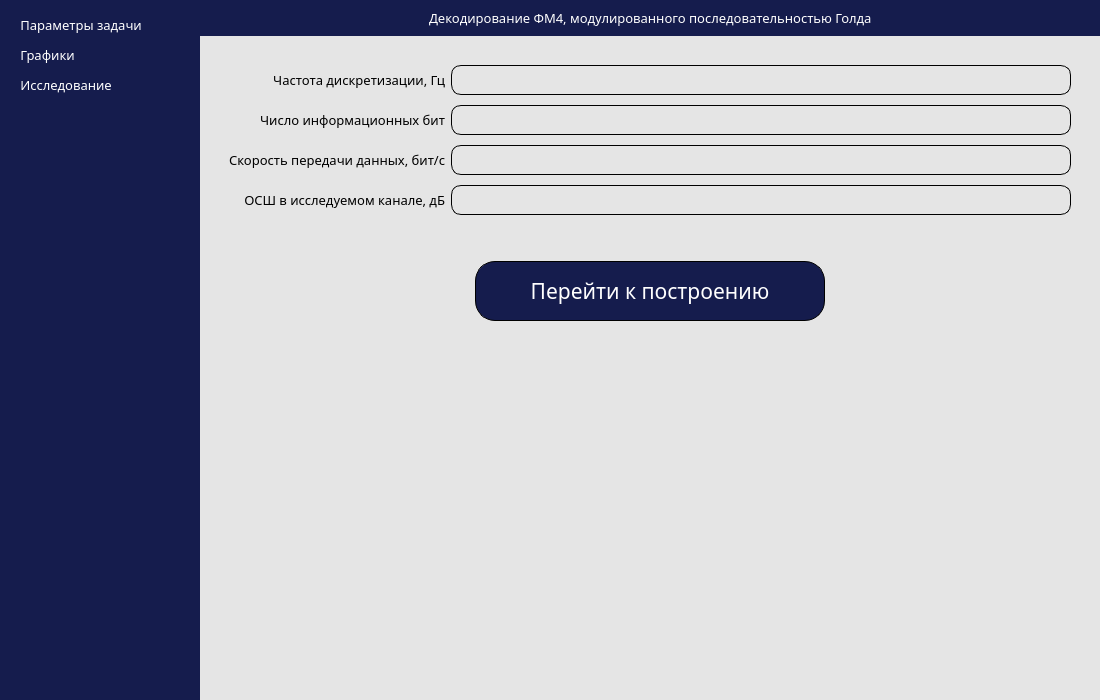
<?xml version="1.0" encoding="UTF-8"?>
<ui version="4.0">
 <class>MainWindow</class>
 <widget class="QMainWindow" name="MainWindow">
  <property name="enabled">
   <bool>true</bool>
  </property>
  <property name="geometry">
   <rect>
    <x>0</x>
    <y>0</y>
    <width>1100</width>
    <height>700</height>
   </rect>
  </property>
  <property name="minimumSize">
   <size>
    <width>1100</width>
    <height>700</height>
   </size>
  </property>
  <property name="contextMenuPolicy">
   <enum>Qt::DefaultContextMenu</enum>
  </property>
  <property name="windowTitle">
   <string>MainWindow</string>
  </property>
  <property name="styleSheet">
   <string notr="true">background-color: rgb(240, 240, 240);</string>
  </property>
  <property name="toolButtonStyle">
   <enum>Qt::ToolButtonTextBesideIcon</enum>
  </property>
  <property name="animated">
   <bool>true</bool>
  </property>
  <property name="documentMode">
   <bool>false</bool>
  </property>
  <property name="dockNestingEnabled">
   <bool>false</bool>
  </property>
  <property name="unifiedTitleAndToolBarOnMac">
   <bool>false</bool>
  </property>
  <widget class="QWidget" name="centralwidget">
   <property name="styleSheet">
    <string notr="true">border: none;</string>
   </property>
   <layout class="QHBoxLayout" name="horizontalLayout">
    <property name="spacing">
     <number>0</number>
    </property>
    <property name="leftMargin">
     <number>0</number>
    </property>
    <property name="topMargin">
     <number>0</number>
    </property>
    <property name="rightMargin">
     <number>0</number>
    </property>
    <property name="bottomMargin">
     <number>0</number>
    </property>
    <item>
     <widget class="QFrame" name="side_menu_container">
      <property name="minimumSize">
       <size>
        <width>0</width>
        <height>0</height>
       </size>
      </property>
      <property name="maximumSize">
       <size>
        <width>200</width>
        <height>16777215</height>
       </size>
      </property>
      <property name="styleSheet">
       <string notr="true">background-color: rgb(21, 28, 77);
border: none;</string>
      </property>
      <property name="frameShape">
       <enum>QFrame::StyledPanel</enum>
      </property>
      <property name="frameShadow">
       <enum>QFrame::Raised</enum>
      </property>
      <layout class="QVBoxLayout" name="verticalLayout_2">
       <property name="spacing">
        <number>0</number>
       </property>
       <property name="leftMargin">
        <number>0</number>
       </property>
       <property name="topMargin">
        <number>0</number>
       </property>
       <property name="rightMargin">
        <number>0</number>
       </property>
       <property name="bottomMargin">
        <number>0</number>
       </property>
       <item>
        <widget class="QFrame" name="side_menu">
         <property name="minimumSize">
          <size>
           <width>200</width>
           <height>0</height>
          </size>
         </property>
         <property name="styleSheet">
          <string notr="true"/>
         </property>
         <property name="frameShape">
          <enum>QFrame::StyledPanel</enum>
         </property>
         <property name="frameShadow">
          <enum>QFrame::Raised</enum>
         </property>
         <layout class="QVBoxLayout" name="verticalLayout_6">
          <property name="spacing">
           <number>0</number>
          </property>
          <property name="leftMargin">
           <number>0</number>
          </property>
          <property name="topMargin">
           <number>0</number>
          </property>
          <property name="rightMargin">
           <number>0</number>
          </property>
          <property name="bottomMargin">
           <number>0</number>
          </property>
          <item>
           <widget class="QFrame" name="buttons_frame">
            <property name="sizePolicy">
             <sizepolicy hsizetype="Preferred" vsizetype="Expanding">
              <horstretch>0</horstretch>
              <verstretch>0</verstretch>
             </sizepolicy>
            </property>
            <property name="frameShape">
             <enum>QFrame::NoFrame</enum>
            </property>
            <property name="frameShadow">
             <enum>QFrame::Plain</enum>
            </property>
            <layout class="QVBoxLayout" name="verticalLayout_7">
             <property name="spacing">
              <number>0</number>
             </property>
             <property name="leftMargin">
              <number>10</number>
             </property>
             <property name="topMargin">
              <number>0</number>
             </property>
             <property name="rightMargin">
              <number>0</number>
             </property>
             <property name="bottomMargin">
              <number>0</number>
             </property>
             <item>
              <spacer name="verticalSpacer_2">
               <property name="orientation">
                <enum>Qt::Vertical</enum>
               </property>
               <property name="sizeType">
                <enum>QSizePolicy::Fixed</enum>
               </property>
               <property name="sizeHint" stdset="0">
                <size>
                 <width>20</width>
                 <height>10</height>
                </size>
               </property>
              </spacer>
             </item>
             <item alignment="Qt::AlignLeft">
              <widget class="QPushButton" name="open_parameters_page_button">
               <property name="minimumSize">
                <size>
                 <width>0</width>
                 <height>30</height>
                </size>
               </property>
               <property name="font">
                <font>
                 <family>Century Gothic</family>
                 <pointsize>10</pointsize>
                 <weight>50</weight>
                 <bold>false</bold>
                </font>
               </property>
               <property name="styleSheet">
                <string notr="true">color: rgb(255, 255, 255);</string>
               </property>
               <property name="text">
                <string>   Параметры задачи</string>
               </property>
               <property name="icon">
                <iconset>
                 <normaloff>../icons/settings.png</normaloff>../icons/settings.png</iconset>
               </property>
               <property name="iconSize">
                <size>
                 <width>30</width>
                 <height>30</height>
                </size>
               </property>
              </widget>
             </item>
             <item alignment="Qt::AlignLeft">
              <widget class="QPushButton" name="open_main_page_button">
               <property name="minimumSize">
                <size>
                 <width>0</width>
                 <height>30</height>
                </size>
               </property>
               <property name="font">
                <font>
                 <family>Century Gothic</family>
                 <pointsize>10</pointsize>
                 <weight>50</weight>
                 <bold>false</bold>
                </font>
               </property>
               <property name="styleSheet">
                <string notr="true">color: rgb(255, 255, 255);</string>
               </property>
               <property name="text">
                <string>   Графики</string>
               </property>
               <property name="icon">
                <iconset>
                 <normaloff>../icons/main_graphs.png</normaloff>../icons/main_graphs.png</iconset>
               </property>
               <property name="iconSize">
                <size>
                 <width>30</width>
                 <height>30</height>
                </size>
               </property>
              </widget>
             </item>
             <item alignment="Qt::AlignLeft">
              <widget class="QPushButton" name="open_research_page_button">
               <property name="minimumSize">
                <size>
                 <width>0</width>
                 <height>30</height>
                </size>
               </property>
               <property name="font">
                <font>
                 <family>Century Gothic</family>
                 <pointsize>10</pointsize>
                 <weight>50</weight>
                 <bold>false</bold>
                </font>
               </property>
               <property name="styleSheet">
                <string notr="true">color: rgb(255, 255, 255);</string>
               </property>
               <property name="text">
                <string>   Исследование</string>
               </property>
               <property name="icon">
                <iconset>
                 <normaloff>../icons/research.png</normaloff>../icons/research.png</iconset>
               </property>
               <property name="iconSize">
                <size>
                 <width>30</width>
                 <height>30</height>
                </size>
               </property>
              </widget>
             </item>
             <item>
              <spacer name="verticalSpacer">
               <property name="orientation">
                <enum>Qt::Vertical</enum>
               </property>
               <property name="sizeHint" stdset="0">
                <size>
                 <width>20</width>
                 <height>40</height>
                </size>
               </property>
              </spacer>
             </item>
            </layout>
           </widget>
          </item>
         </layout>
        </widget>
       </item>
      </layout>
     </widget>
    </item>
    <item>
     <widget class="QFrame" name="main_container">
      <property name="styleSheet">
       <string notr="true">background-color: rgb(229, 229, 229);</string>
      </property>
      <property name="frameShape">
       <enum>QFrame::StyledPanel</enum>
      </property>
      <property name="frameShadow">
       <enum>QFrame::Raised</enum>
      </property>
      <layout class="QVBoxLayout" name="verticalLayout">
       <property name="spacing">
        <number>0</number>
       </property>
       <property name="leftMargin">
        <number>0</number>
       </property>
       <property name="topMargin">
        <number>0</number>
       </property>
       <property name="rightMargin">
        <number>0</number>
       </property>
       <property name="bottomMargin">
        <number>0</number>
       </property>
       <item alignment="Qt::AlignTop">
        <widget class="QFrame" name="header_container">
         <property name="styleSheet">
          <string notr="true">background-color: rgb(21, 28, 77);
border: none;</string>
         </property>
         <property name="frameShape">
          <enum>QFrame::NoFrame</enum>
         </property>
         <property name="frameShadow">
          <enum>QFrame::Raised</enum>
         </property>
         <layout class="QHBoxLayout" name="horizontalLayout_2">
          <property name="spacing">
           <number>0</number>
          </property>
          <property name="leftMargin">
           <number>0</number>
          </property>
          <property name="topMargin">
           <number>0</number>
          </property>
          <property name="rightMargin">
           <number>0</number>
          </property>
          <property name="bottomMargin">
           <number>0</number>
          </property>
          <item alignment="Qt::AlignLeft|Qt::AlignTop">
           <widget class="QFrame" name="side_menu_button_frame">
            <property name="styleSheet">
             <string notr="true">border: none;</string>
            </property>
            <property name="frameShape">
             <enum>QFrame::StyledPanel</enum>
            </property>
            <property name="frameShadow">
             <enum>QFrame::Raised</enum>
            </property>
            <layout class="QVBoxLayout" name="verticalLayout_3">
             <property name="spacing">
              <number>0</number>
             </property>
             <property name="leftMargin">
              <number>0</number>
             </property>
             <property name="topMargin">
              <number>0</number>
             </property>
             <property name="rightMargin">
              <number>0</number>
             </property>
             <property name="bottomMargin">
              <number>0</number>
             </property>
             <item>
              <widget class="QPushButton" name="side_menu_button">
               <property name="text">
                <string/>
               </property>
               <property name="icon">
                <iconset>
                 <normaloff>../icons/back_menu.png</normaloff>../icons/back_menu.png</iconset>
               </property>
               <property name="iconSize">
                <size>
                 <width>30</width>
                 <height>30</height>
                </size>
               </property>
              </widget>
             </item>
            </layout>
           </widget>
          </item>
          <item>
           <widget class="QFrame" name="title_frame">
            <property name="frameShape">
             <enum>QFrame::StyledPanel</enum>
            </property>
            <property name="frameShadow">
             <enum>QFrame::Raised</enum>
            </property>
            <layout class="QHBoxLayout" name="horizontalLayout_3">
             <item alignment="Qt::AlignHCenter">
              <widget class="QLabel" name="label_4">
               <property name="font">
                <font>
                 <family>Century Gothic</family>
                 <pointsize>10</pointsize>
                </font>
               </property>
               <property name="styleSheet">
                <string notr="true">color: rgb(255, 255, 255);</string>
               </property>
               <property name="text">
                <string>Декодирование ФМ4, модулированного последовательностью Голда</string>
               </property>
              </widget>
             </item>
            </layout>
           </widget>
          </item>
          <item alignment="Qt::AlignRight|Qt::AlignTop">
           <widget class="QFrame" name="window_buttons_frame">
            <property name="styleSheet">
             <string notr="true">border: none;</string>
            </property>
            <property name="frameShape">
             <enum>QFrame::StyledPanel</enum>
            </property>
            <property name="frameShadow">
             <enum>QFrame::Raised</enum>
            </property>
            <layout class="QHBoxLayout" name="horizontalLayout_4">
             <property name="spacing">
              <number>0</number>
             </property>
             <property name="leftMargin">
              <number>0</number>
             </property>
             <property name="topMargin">
              <number>0</number>
             </property>
             <property name="rightMargin">
              <number>0</number>
             </property>
             <property name="bottomMargin">
              <number>0</number>
             </property>
             <item>
              <widget class="QPushButton" name="minimized_button">
               <property name="text">
                <string/>
               </property>
               <property name="icon">
                <iconset>
                 <normaloff>../icons/minimize_button.png</normaloff>../icons/minimize_button.png</iconset>
               </property>
               <property name="iconSize">
                <size>
                 <width>30</width>
                 <height>30</height>
                </size>
               </property>
              </widget>
             </item>
             <item>
              <widget class="QPushButton" name="maximized_button">
               <property name="text">
                <string/>
               </property>
               <property name="icon">
                <iconset>
                 <normaloff>../icons/maximize_button.png</normaloff>../icons/maximize_button.png</iconset>
               </property>
               <property name="iconSize">
                <size>
                 <width>30</width>
                 <height>30</height>
                </size>
               </property>
              </widget>
             </item>
             <item>
              <widget class="QPushButton" name="close_button">
               <property name="text">
                <string/>
               </property>
               <property name="icon">
                <iconset>
                 <normaloff>../icons/close_button.png</normaloff>../icons/close_button.png</iconset>
               </property>
               <property name="iconSize">
                <size>
                 <width>30</width>
                 <height>30</height>
                </size>
               </property>
              </widget>
             </item>
            </layout>
           </widget>
          </item>
         </layout>
        </widget>
       </item>
       <item>
        <widget class="QFrame" name="main_frame_container">
         <property name="sizePolicy">
          <sizepolicy hsizetype="Preferred" vsizetype="Expanding">
           <horstretch>0</horstretch>
           <verstretch>0</verstretch>
          </sizepolicy>
         </property>
         <property name="frameShape">
          <enum>QFrame::StyledPanel</enum>
         </property>
         <property name="frameShadow">
          <enum>QFrame::Raised</enum>
         </property>
         <layout class="QVBoxLayout" name="verticalLayout_5">
          <property name="spacing">
           <number>0</number>
          </property>
          <property name="leftMargin">
           <number>0</number>
          </property>
          <property name="topMargin">
           <number>0</number>
          </property>
          <property name="rightMargin">
           <number>0</number>
          </property>
          <property name="bottomMargin">
           <number>0</number>
          </property>
          <item>
           <widget class="QStackedWidget" name="stacked_widget">
            <property name="sizePolicy">
             <sizepolicy hsizetype="Preferred" vsizetype="Minimum">
              <horstretch>0</horstretch>
              <verstretch>0</verstretch>
             </sizepolicy>
            </property>
            <property name="styleSheet">
             <string notr="true"/>
            </property>
            <property name="currentIndex">
             <number>0</number>
            </property>
            <widget class="QWidget" name="parameters_page">
             <layout class="QFormLayout" name="formLayout">
              <item row="0" column="0">
               <widget class="QFrame" name="names_container">
                <property name="frameShape">
                 <enum>QFrame::StyledPanel</enum>
                </property>
                <property name="frameShadow">
                 <enum>QFrame::Raised</enum>
                </property>
                <layout class="QVBoxLayout" name="verticalLayout_8" stretch="0,0,0,0">
                 <property name="spacing">
                  <number>10</number>
                 </property>
                 <property name="sizeConstraint">
                  <enum>QLayout::SetMaximumSize</enum>
                 </property>
                 <property name="leftMargin">
                  <number>20</number>
                 </property>
                 <property name="topMargin">
                  <number>20</number>
                 </property>
                 <property name="rightMargin">
                  <number>0</number>
                 </property>
                 <property name="bottomMargin">
                  <number>0</number>
                 </property>
                 <item>
                  <widget class="QLabel" name="label_2">
                   <property name="minimumSize">
                    <size>
                     <width>0</width>
                     <height>30</height>
                    </size>
                   </property>
                   <property name="font">
                    <font>
                     <family>Century Gothic</family>
                     <pointsize>10</pointsize>
                     <weight>50</weight>
                     <bold>false</bold>
                    </font>
                   </property>
                   <property name="text">
                    <string>Частота дискретизации, Гц</string>
                   </property>
                   <property name="alignment">
                    <set>Qt::AlignRight|Qt::AlignTrailing|Qt::AlignVCenter</set>
                   </property>
                  </widget>
                 </item>
                 <item>
                  <widget class="QLabel" name="label_5">
                   <property name="minimumSize">
                    <size>
                     <width>0</width>
                     <height>30</height>
                    </size>
                   </property>
                   <property name="font">
                    <font>
                     <family>Century Gothic</family>
                     <pointsize>10</pointsize>
                     <weight>50</weight>
                     <bold>false</bold>
                    </font>
                   </property>
                   <property name="text">
                    <string>Число информационных бит</string>
                   </property>
                   <property name="alignment">
                    <set>Qt::AlignRight|Qt::AlignTrailing|Qt::AlignVCenter</set>
                   </property>
                  </widget>
                 </item>
                 <item>
                  <widget class="QLabel" name="label_6">
                   <property name="minimumSize">
                    <size>
                     <width>0</width>
                     <height>30</height>
                    </size>
                   </property>
                   <property name="font">
                    <font>
                     <family>Century Gothic</family>
                     <pointsize>10</pointsize>
                     <weight>50</weight>
                     <bold>false</bold>
                    </font>
                   </property>
                   <property name="text">
                    <string>Скорость передачи данных, бит/с</string>
                   </property>
                   <property name="alignment">
                    <set>Qt::AlignRight|Qt::AlignTrailing|Qt::AlignVCenter</set>
                   </property>
                  </widget>
                 </item>
                 <item>
                  <widget class="QLabel" name="label_9">
                   <property name="minimumSize">
                    <size>
                     <width>0</width>
                     <height>30</height>
                    </size>
                   </property>
                   <property name="font">
                    <font>
                     <family>Century Gothic</family>
                     <pointsize>10</pointsize>
                     <weight>50</weight>
                     <bold>false</bold>
                    </font>
                   </property>
                   <property name="text">
                    <string>ОСШ в исследуемом канале, дБ</string>
                   </property>
                   <property name="alignment">
                    <set>Qt::AlignRight|Qt::AlignTrailing|Qt::AlignVCenter</set>
                   </property>
                  </widget>
                 </item>
                </layout>
               </widget>
              </item>
              <item row="0" column="1">
               <widget class="QFrame" name="edit_container">
                <property name="styleSheet">
                 <string notr="true"/>
                </property>
                <property name="frameShape">
                 <enum>QFrame::StyledPanel</enum>
                </property>
                <property name="frameShadow">
                 <enum>QFrame::Raised</enum>
                </property>
                <layout class="QVBoxLayout" name="verticalLayout_12">
                 <property name="spacing">
                  <number>10</number>
                 </property>
                 <property name="sizeConstraint">
                  <enum>QLayout::SetMaximumSize</enum>
                 </property>
                 <property name="leftMargin">
                  <number>0</number>
                 </property>
                 <property name="topMargin">
                  <number>20</number>
                 </property>
                 <property name="rightMargin">
                  <number>20</number>
                 </property>
                 <property name="bottomMargin">
                  <number>0</number>
                 </property>
                 <item>
                  <widget class="QLineEdit" name="sampling_rate_edit">
                   <property name="minimumSize">
                    <size>
                     <width>0</width>
                     <height>30</height>
                    </size>
                   </property>
                   <property name="font">
                    <font>
                     <family>Century Gothic</family>
                     <pointsize>10</pointsize>
                     <weight>50</weight>
                     <bold>false</bold>
                    </font>
                   </property>
                   <property name="styleSheet">
                    <string notr="true">border: 1px solid black;
border-radius: 10px;</string>
                   </property>
                   <property name="alignment">
                    <set>Qt::AlignCenter</set>
                   </property>
                  </widget>
                 </item>
                 <item>
                  <widget class="QLineEdit" name="bits_count_edit">
                   <property name="minimumSize">
                    <size>
                     <width>0</width>
                     <height>30</height>
                    </size>
                   </property>
                   <property name="font">
                    <font>
                     <family>Century Gothic</family>
                     <pointsize>10</pointsize>
                     <weight>50</weight>
                     <bold>false</bold>
                    </font>
                   </property>
                   <property name="styleSheet">
                    <string notr="true">border: 1px solid black;
border-radius: 10px;</string>
                   </property>
                   <property name="alignment">
                    <set>Qt::AlignCenter</set>
                   </property>
                  </widget>
                 </item>
                 <item>
                  <widget class="QLineEdit" name="bits_per_second_edit">
                   <property name="minimumSize">
                    <size>
                     <width>0</width>
                     <height>30</height>
                    </size>
                   </property>
                   <property name="font">
                    <font>
                     <family>Century Gothic</family>
                     <pointsize>10</pointsize>
                     <weight>50</weight>
                     <bold>false</bold>
                    </font>
                   </property>
                   <property name="styleSheet">
                    <string notr="true">border: 1px solid black;
border-radius: 10px;</string>
                   </property>
                   <property name="frame">
                    <bool>true</bool>
                   </property>
                   <property name="alignment">
                    <set>Qt::AlignCenter</set>
                   </property>
                   <property name="placeholderText">
                    <string/>
                   </property>
                  </widget>
                 </item>
                 <item>
                  <widget class="QLineEdit" name="snr_edit">
                   <property name="minimumSize">
                    <size>
                     <width>0</width>
                     <height>30</height>
                    </size>
                   </property>
                   <property name="font">
                    <font>
                     <family>Century Gothic</family>
                     <pointsize>10</pointsize>
                     <weight>50</weight>
                     <bold>false</bold>
                    </font>
                   </property>
                   <property name="styleSheet">
                    <string notr="true">border: 1px solid black;
border-radius: 10px;</string>
                   </property>
                   <property name="alignment">
                    <set>Qt::AlignCenter</set>
                   </property>
                  </widget>
                 </item>
                </layout>
               </widget>
              </item>
              <item row="2" column="0" colspan="2">
               <widget class="QFrame" name="start_button_container">
                <property name="sizePolicy">
                 <sizepolicy hsizetype="Preferred" vsizetype="Expanding">
                  <horstretch>0</horstretch>
                  <verstretch>0</verstretch>
                 </sizepolicy>
                </property>
                <property name="frameShape">
                 <enum>QFrame::StyledPanel</enum>
                </property>
                <property name="frameShadow">
                 <enum>QFrame::Raised</enum>
                </property>
                <layout class="QVBoxLayout" name="verticalLayout_14" stretch="0">
                 <property name="spacing">
                  <number>0</number>
                 </property>
                 <property name="leftMargin">
                  <number>0</number>
                 </property>
                 <property name="topMargin">
                  <number>40</number>
                 </property>
                 <property name="rightMargin">
                  <number>0</number>
                 </property>
                 <property name="bottomMargin">
                  <number>0</number>
                 </property>
                 <item alignment="Qt::AlignHCenter|Qt::AlignTop">
                  <widget class="QPushButton" name="start_calc_button">
                   <property name="minimumSize">
                    <size>
                     <width>350</width>
                     <height>60</height>
                    </size>
                   </property>
                   <property name="maximumSize">
                    <size>
                     <width>200</width>
                     <height>40</height>
                    </size>
                   </property>
                   <property name="font">
                    <font>
                     <family>Century Gothic</family>
                     <pointsize>16</pointsize>
                    </font>
                   </property>
                   <property name="styleSheet">
                    <string notr="true">background-color: rgb(21, 28, 77);
color: rgb(255, 255, 255);
border: 1px solid black;
border-radius: 20px;</string>
                   </property>
                   <property name="text">
                    <string>Перейти к построению</string>
                   </property>
                   <property name="icon">
                    <iconset>
                     <normaloff>../icons/start.png</normaloff>../icons/start.png</iconset>
                   </property>
                   <property name="iconSize">
                    <size>
                     <width>30</width>
                     <height>30</height>
                    </size>
                   </property>
                  </widget>
                 </item>
                </layout>
               </widget>
              </item>
             </layout>
            </widget>
            <widget class="QWidget" name="main_page">
             <layout class="QVBoxLayout" name="verticalLayout_15">
              <item>
               <widget class="QFrame" name="plots_frame">
                <property name="sizePolicy">
                 <sizepolicy hsizetype="Preferred" vsizetype="Expanding">
                  <horstretch>0</horstretch>
                  <verstretch>0</verstretch>
                 </sizepolicy>
                </property>
                <property name="styleSheet">
                 <string notr="true">border: 1px solid black;
border-radius: 20px;</string>
                </property>
                <property name="frameShape">
                 <enum>QFrame::StyledPanel</enum>
                </property>
                <property name="frameShadow">
                 <enum>QFrame::Raised</enum>
                </property>
                <layout class="QVBoxLayout" name="verticalLayout_9">
                 <property name="spacing">
                  <number>0</number>
                 </property>
                 <property name="leftMargin">
                  <number>0</number>
                 </property>
                 <property name="topMargin">
                  <number>0</number>
                 </property>
                 <property name="rightMargin">
                  <number>0</number>
                 </property>
                 <property name="bottomMargin">
                  <number>0</number>
                 </property>
                 <item>
                  <layout class="QVBoxLayout" name="verticalLayout_16">
                   <property name="spacing">
                    <number>0</number>
                   </property>
                  </layout>
                 </item>
                </layout>
               </widget>
              </item>
              <item>
               <widget class="QFrame" name="button_frame">
                <property name="styleSheet">
                 <string notr="true"/>
                </property>
                <property name="frameShape">
                 <enum>QFrame::StyledPanel</enum>
                </property>
                <property name="frameShadow">
                 <enum>QFrame::Raised</enum>
                </property>
                <layout class="QVBoxLayout" name="verticalLayout_11">
                 <property name="spacing">
                  <number>0</number>
                 </property>
                 <property name="leftMargin">
                  <number>0</number>
                 </property>
                 <property name="topMargin">
                  <number>0</number>
                 </property>
                 <property name="rightMargin">
                  <number>0</number>
                 </property>
                 <property name="bottomMargin">
                  <number>0</number>
                 </property>
                 <item alignment="Qt::AlignHCenter">
                  <widget class="QPushButton" name="draw_button">
                   <property name="sizePolicy">
                    <sizepolicy hsizetype="Minimum" vsizetype="Preferred">
                     <horstretch>0</horstretch>
                     <verstretch>0</verstretch>
                    </sizepolicy>
                   </property>
                   <property name="minimumSize">
                    <size>
                     <width>200</width>
                     <height>30</height>
                    </size>
                   </property>
                   <property name="maximumSize">
                    <size>
                     <width>200</width>
                     <height>30</height>
                    </size>
                   </property>
                   <property name="font">
                    <font>
                     <family>Century Gothic</family>
                     <pointsize>10</pointsize>
                     <weight>50</weight>
                     <bold>false</bold>
                    </font>
                   </property>
                   <property name="styleSheet">
                    <string notr="true">background-color: rgb(21, 28, 77);
color: rgb(255, 255, 255);
border: 1px solid black;
border-radius: 15px;</string>
                   </property>
                   <property name="text">
                    <string>Построить</string>
                   </property>
                  </widget>
                 </item>
                </layout>
               </widget>
              </item>
             </layout>
            </widget>
            <widget class="QWidget" name="research_page">
             <layout class="QHBoxLayout" name="horizontalLayout_6">
              <item>
               <widget class="QFrame" name="frame_3">
                <property name="frameShape">
                 <enum>QFrame::StyledPanel</enum>
                </property>
                <property name="frameShadow">
                 <enum>QFrame::Raised</enum>
                </property>
                <layout class="QHBoxLayout" name="horizontalLayout_7">
                 <property name="spacing">
                  <number>0</number>
                 </property>
                 <property name="leftMargin">
                  <number>0</number>
                 </property>
                 <property name="topMargin">
                  <number>0</number>
                 </property>
                 <property name="rightMargin">
                  <number>0</number>
                 </property>
                 <property name="bottomMargin">
                  <number>0</number>
                 </property>
                 <item>
                  <layout class="QVBoxLayout" name="verticalLayout_10">
                   <property name="spacing">
                    <number>0</number>
                   </property>
                  </layout>
                 </item>
                </layout>
               </widget>
              </item>
              <item alignment="Qt::AlignRight">
               <widget class="QFrame" name="frame_4">
                <property name="styleSheet">
                 <string notr="true">border: 1px solid black;
border-radius: 20px;</string>
                </property>
                <property name="frameShape">
                 <enum>QFrame::StyledPanel</enum>
                </property>
                <property name="frameShadow">
                 <enum>QFrame::Raised</enum>
                </property>
                <layout class="QVBoxLayout" name="verticalLayout_13">
                 <item>
                  <widget class="QLineEdit" name="average_count_edit">
                   <property name="minimumSize">
                    <size>
                     <width>0</width>
                     <height>30</height>
                    </size>
                   </property>
                   <property name="font">
                    <font>
                     <family>Century Gothic</family>
                     <pointsize>10</pointsize>
                    </font>
                   </property>
                   <property name="styleSheet">
                    <string notr="true">border: 1px solid black;
border-radius: 10px;</string>
                   </property>
                   <property name="text">
                    <string/>
                   </property>
                   <property name="alignment">
                    <set>Qt::AlignRight|Qt::AlignTrailing|Qt::AlignVCenter</set>
                   </property>
                  </widget>
                 </item>
                 <item>
                  <widget class="QLabel" name="label_3">
                   <property name="minimumSize">
                    <size>
                     <width>0</width>
                     <height>30</height>
                    </size>
                   </property>
                   <property name="font">
                    <font>
                     <family>Century Gothic</family>
                     <pointsize>10</pointsize>
                    </font>
                   </property>
                   <property name="styleSheet">
                    <string notr="true">border: none;</string>
                   </property>
                   <property name="text">
                    <string>Количество усреднений</string>
                   </property>
                  </widget>
                 </item>
                 <item>
                  <spacer name="verticalSpacer_5">
                   <property name="orientation">
                    <enum>Qt::Vertical</enum>
                   </property>
                   <property name="sizeHint" stdset="0">
                    <size>
                     <width>20</width>
                     <height>40</height>
                    </size>
                   </property>
                  </spacer>
                 </item>
                 <item>
                  <widget class="QPushButton" name="start_research_button">
                   <property name="minimumSize">
                    <size>
                     <width>0</width>
                     <height>30</height>
                    </size>
                   </property>
                   <property name="font">
                    <font>
                     <family>Century Gothic</family>
                     <pointsize>10</pointsize>
                    </font>
                   </property>
                   <property name="styleSheet">
                    <string notr="true">background-color: rgb(21, 28, 77);
color: rgb(255, 255, 255);
border: 1px solid black;
border-radius: 15px;</string>
                   </property>
                   <property name="text">
                    <string>Запустить</string>
                   </property>
                  </widget>
                 </item>
                </layout>
               </widget>
              </item>
             </layout>
            </widget>
           </widget>
          </item>
         </layout>
        </widget>
       </item>
       <item alignment="Qt::AlignRight|Qt::AlignBottom">
        <widget class="QFrame" name="footer_container">
         <property name="frameShape">
          <enum>QFrame::StyledPanel</enum>
         </property>
         <property name="frameShadow">
          <enum>QFrame::Raised</enum>
         </property>
         <layout class="QVBoxLayout" name="verticalLayout_4">
          <property name="spacing">
           <number>0</number>
          </property>
          <property name="leftMargin">
           <number>0</number>
          </property>
          <property name="topMargin">
           <number>0</number>
          </property>
          <property name="rightMargin">
           <number>0</number>
          </property>
          <property name="bottomMargin">
           <number>0</number>
          </property>
          <item alignment="Qt::AlignRight|Qt::AlignBottom">
           <widget class="QFrame" name="resize_frame">
            <property name="minimumSize">
             <size>
              <width>10</width>
              <height>10</height>
             </size>
            </property>
            <property name="maximumSize">
             <size>
              <width>10</width>
              <height>10</height>
             </size>
            </property>
            <property name="frameShape">
             <enum>QFrame::StyledPanel</enum>
            </property>
            <property name="frameShadow">
             <enum>QFrame::Raised</enum>
            </property>
           </widget>
          </item>
         </layout>
        </widget>
       </item>
      </layout>
     </widget>
    </item>
   </layout>
  </widget>
  <widget class="QMenuBar" name="menubar">
   <property name="geometry">
    <rect>
     <x>0</x>
     <y>0</y>
     <width>1100</width>
     <height>21</height>
    </rect>
   </property>
  </widget>
 </widget>
 <resources/>
 <connections/>
</ui>
